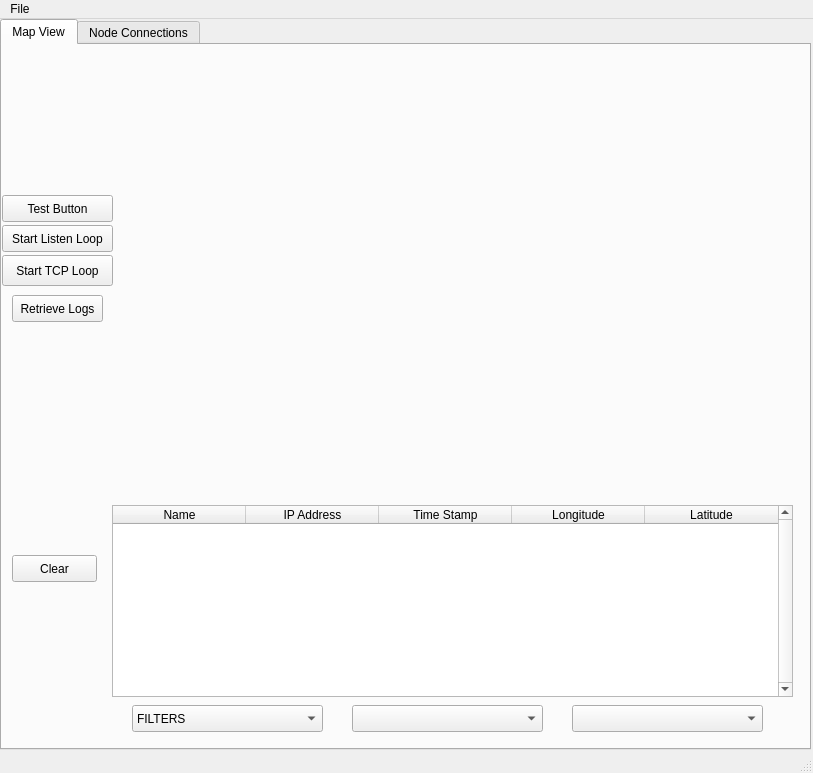
<?xml version="1.0" encoding="UTF-8"?>
<ui version="4.0">
 <class>MainWindow</class>
 <widget class="QMainWindow" name="MainWindow">
  <property name="geometry">
   <rect>
    <x>0</x>
    <y>0</y>
    <width>813</width>
    <height>773</height>
   </rect>
  </property>
  <property name="windowTitle">
   <string>MainWindow</string>
  </property>
  <widget class="QWidget" name="centralwidget">
   <widget class="QTabWidget" name="tabWidget">
    <property name="geometry">
     <rect>
      <x>0</x>
      <y>0</y>
      <width>811</width>
      <height>731</height>
     </rect>
    </property>
    <property name="currentIndex">
     <number>0</number>
    </property>
    <widget class="QWidget" name="tab">
     <attribute name="title">
      <string>Map View</string>
     </attribute>
     <widget class="QLabel" name="label">
      <property name="geometry">
       <rect>
        <x>120</x>
        <y>30</y>
        <width>671</width>
        <height>411</height>
       </rect>
      </property>
      <property name="text">
       <string/>
      </property>
      <property name="textFormat">
       <enum>Qt::AutoText</enum>
      </property>
      <property name="pixmap">
       <pixmap>../Screenshot_2018-01-29_20-06-33.png</pixmap>
      </property>
      <property name="scaledContents">
       <bool>true</bool>
      </property>
     </widget>
     <widget class="QTableWidget" name="tableWidget_2">
      <property name="geometry">
       <rect>
        <x>110</x>
        <y>460</y>
        <width>681</width>
        <height>192</height>
       </rect>
      </property>
      <property name="verticalScrollBarPolicy">
       <enum>Qt::ScrollBarAlwaysOn</enum>
      </property>
      <property name="horizontalScrollBarPolicy">
       <enum>Qt::ScrollBarAlwaysOff</enum>
      </property>
      <property name="sizeAdjustPolicy">
       <enum>QAbstractScrollArea::AdjustIgnored</enum>
      </property>
      <property name="alternatingRowColors">
       <bool>true</bool>
      </property>
      <property name="showGrid">
       <bool>true</bool>
      </property>
      <property name="columnCount">
       <number>5</number>
      </property>
      <attribute name="horizontalHeaderVisible">
       <bool>true</bool>
      </attribute>
      <attribute name="horizontalHeaderCascadingSectionResizes">
       <bool>true</bool>
      </attribute>
      <attribute name="horizontalHeaderDefaultSectionSize">
       <number>133</number>
      </attribute>
      <attribute name="horizontalHeaderHighlightSections">
       <bool>true</bool>
      </attribute>
      <attribute name="horizontalHeaderStretchLastSection">
       <bool>false</bool>
      </attribute>
      <attribute name="verticalHeaderVisible">
       <bool>false</bool>
      </attribute>
      <attribute name="verticalHeaderCascadingSectionResizes">
       <bool>false</bool>
      </attribute>
      <attribute name="verticalHeaderStretchLastSection">
       <bool>false</bool>
      </attribute>
      <column>
       <property name="text">
        <string>Name</string>
       </property>
      </column>
      <column>
       <property name="text">
        <string>IP Address</string>
       </property>
      </column>
      <column>
       <property name="text">
        <string>Time Stamp</string>
       </property>
      </column>
      <column>
       <property name="text">
        <string>Longitude</string>
       </property>
      </column>
      <column>
       <property name="text">
        <string>Latitude</string>
       </property>
      </column>
     </widget>
     <widget class="QComboBox" name="comboBox">
      <property name="geometry">
       <rect>
        <x>130</x>
        <y>660</y>
        <width>191</width>
        <height>27</height>
       </rect>
      </property>
      <item>
       <property name="text">
        <string>FILTERS</string>
       </property>
      </item>
     </widget>
     <widget class="QComboBox" name="comboBox_2">
      <property name="geometry">
       <rect>
        <x>350</x>
        <y>660</y>
        <width>191</width>
        <height>27</height>
       </rect>
      </property>
     </widget>
     <widget class="QComboBox" name="comboBox_3">
      <property name="geometry">
       <rect>
        <x>570</x>
        <y>660</y>
        <width>191</width>
        <height>27</height>
       </rect>
      </property>
     </widget>
     <widget class="QPushButton" name="clearButton">
      <property name="geometry">
       <rect>
        <x>10</x>
        <y>510</y>
        <width>85</width>
        <height>27</height>
       </rect>
      </property>
      <property name="text">
       <string>Clear</string>
      </property>
     </widget>
     <widget class="QPushButton" name="ListenLoopButton">
      <property name="geometry">
       <rect>
        <x>0</x>
        <y>180</y>
        <width>111</width>
        <height>27</height>
       </rect>
      </property>
      <property name="text">
       <string>Start Listen Loop</string>
      </property>
     </widget>
     <widget class="QPushButton" name="testButton">
      <property name="geometry">
       <rect>
        <x>0</x>
        <y>150</y>
        <width>111</width>
        <height>27</height>
       </rect>
      </property>
      <property name="text">
       <string>Test Button</string>
      </property>
     </widget>
     <widget class="QPushButton" name="retrieveLogButton">
      <property name="geometry">
       <rect>
        <x>10</x>
        <y>250</y>
        <width>91</width>
        <height>27</height>
       </rect>
      </property>
      <property name="text">
       <string>Retrieve Logs</string>
      </property>
     </widget>
     <widget class="QPushButton" name="tcpButton">
      <property name="geometry">
       <rect>
        <x>0</x>
        <y>210</y>
        <width>111</width>
        <height>31</height>
       </rect>
      </property>
      <property name="text">
       <string>Start TCP Loop</string>
      </property>
     </widget>
    </widget>
    <widget class="QWidget" name="tab_2">
     <attribute name="title">
      <string>Node Connections</string>
     </attribute>
     <widget class="QTableWidget" name="tableWidget">
      <property name="geometry">
       <rect>
        <x>140</x>
        <y>10</y>
        <width>651</width>
        <height>421</height>
       </rect>
      </property>
      <property name="verticalScrollBarPolicy">
       <enum>Qt::ScrollBarAlwaysOn</enum>
      </property>
      <property name="horizontalScrollBarPolicy">
       <enum>Qt::ScrollBarAlwaysOff</enum>
      </property>
      <property name="autoScrollMargin">
       <number>16</number>
      </property>
      <attribute name="horizontalHeaderVisible">
       <bool>false</bool>
      </attribute>
      <attribute name="horizontalHeaderCascadingSectionResizes">
       <bool>true</bool>
      </attribute>
      <attribute name="horizontalHeaderDefaultSectionSize">
       <number>213</number>
      </attribute>
      <attribute name="horizontalHeaderHighlightSections">
       <bool>true</bool>
      </attribute>
      <attribute name="horizontalHeaderShowSortIndicator" stdset="0">
       <bool>false</bool>
      </attribute>
      <attribute name="verticalHeaderShowSortIndicator" stdset="0">
       <bool>false</bool>
      </attribute>
      <attribute name="verticalHeaderStretchLastSection">
       <bool>false</bool>
      </attribute>
      <column>
       <property name="text">
        <string>Name</string>
       </property>
      </column>
      <column>
       <property name="text">
        <string>IP Address</string>
       </property>
      </column>
      <column>
       <property name="text">
        <string>TimeStamp</string>
       </property>
      </column>
     </widget>
     <widget class="QPushButton" name="clearButton2">
      <property name="geometry">
       <rect>
        <x>20</x>
        <y>50</y>
        <width>85</width>
        <height>27</height>
       </rect>
      </property>
      <property name="text">
       <string>Clear</string>
      </property>
     </widget>
    </widget>
   </widget>
  </widget>
  <widget class="QStatusBar" name="statusbar"/>
  <widget class="QMenuBar" name="menuBar">
   <property name="geometry">
    <rect>
     <x>0</x>
     <y>0</y>
     <width>813</width>
     <height>27</height>
    </rect>
   </property>
   <widget class="QMenu" name="menuFile">
    <property name="title">
     <string>File</string>
    </property>
   </widget>
   <addaction name="menuFile"/>
  </widget>
 </widget>
 <resources>
  <include location="../mapImage.qrc"/>
 </resources>
 <connections/>
</ui>
